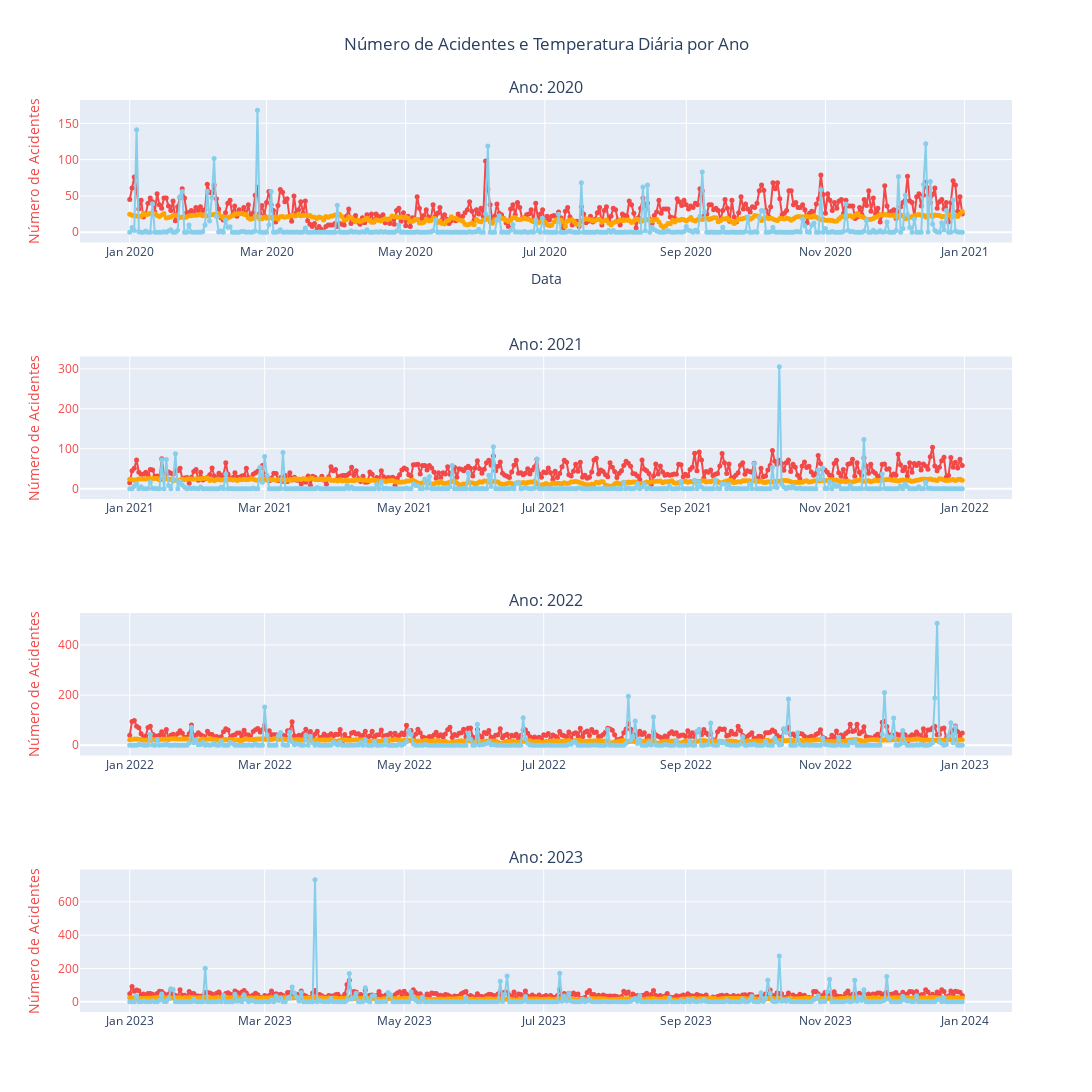

Notebook code for this chart:
### Code cell
import pandas as pd
import plotly.graph_objects as go
from plotly.subplots import make_subplots

# Agregando os dados
acidentes_diarios = acidentes_df.groupby(['Data', 'ano', 'mes']).size().reset_index(name='num_acidentes')
temperatura_diaria = temperatura_latlog_df.groupby(['Data', 'ano', 'mes'])['TEMPERATURA DO AR - BULBO SECO, HORARIA (°C)'].mean().reset_index()
precipitacao_diaria = precipitacao_latlog_df.groupby(['Data', 'ano', 'mes'])['PRECIPITAÇÃO TOTAL, HORÁRIO (mm)'].sum().reset_index()

# Convertendo a coluna 'Data' para datetime
acidentes_diarios['Data'] = pd.to_datetime(acidentes_diarios['Data'])
temperatura_diaria['Data'] = pd.to_datetime(temperatura_diaria['Data'])
precipitacao_diaria['Data'] = pd.to_datetime(precipitacao_diaria['Data'])

# Unindo os DataFrames
df_consolidado = pd.merge(acidentes_diarios, temperatura_diaria, on=['Data', 'ano', 'mes'], how='inner')
df_consolidado = pd.merge(df_consolidado, precipitacao_diaria, on=['Data', 'ano', 'mes'], how='inner')

# Lista de anos únicos
anos = df_consolidado['ano'].unique()

# Criando subplots com um gráfico por ano
fig = make_subplots(rows=len(anos), cols=1, 
                    subplot_titles=[f"Ano: {ano}" for ano in anos])

# Adicionando dados ao gráfico
for i, ano in enumerate(anos, start=1):
    dados_ano = df_consolidado[df_consolidado['ano'] == ano]
    
    # Linha para Número de Acidentes
    fig.add_trace(
        go.Scatter(
            x=dados_ano['Data'], 
            y=dados_ano['num_acidentes'], 
            mode='lines+markers',
            name=f"Número de Acidentes ({ano})",
            line=dict(color='#f24847', width=2),
            marker=dict(size=5),
            yaxis="y1",
            hovertemplate=(
                "<b>Data:</b> %{x|%d-%m-%Y}<br>" +
                "<b>Número de Acidentes:</b> %{y}<br>" +
                "<b>Temperatura (°C):</b> %{customdata}<extra></extra>"
            ),
            customdata=dados_ano['TEMPERATURA DO AR - BULBO SECO, HORARIA (°C)']
        ),
        row=i, col=1
    )
    
    # Linha para Precipitação
    fig.add_trace(
        go.Scatter(
            x=dados_ano['Data'], 
            y=dados_ano['TEMPERATURA DO AR - BULBO SECO, HORARIA (°C)'], 
            mode='lines+markers',
            name=f"Temperatura (°C) ({ano})",
            line=dict(color='orange', width=2),
            marker=dict(size=5),
            yaxis="y2",
            hovertemplate=(
                "<b>Data:</b> %{x|%d-%m-%Y}<br>" +
                "<b>Temperatura (°C):</b> %{y}<extra></extra><br>" +
                "<b>Número de Acidentes:</b> %{customdata}" 
            ),
            customdata=dados_ano['num_acidentes']
        ),
        row=i, col=1
    )

    fig.add_trace(
        go.Scatter(
            x=dados_ano['Data'], 
            y=dados_ano['PRECIPITAÇÃO TOTAL, HORÁRIO (mm)'], 
            mode='lines+markers',
            name=f"Precipitação (mm) ({ano})",
            line=dict(color='skyblue', width=2),
            marker=dict(size=5),
            yaxis="y2",
            hovertemplate=(
                "<b>Data:</b> %{x|%d-%m-%Y}<br>" +
                "<b>Precipitação (mm):</b> %{y}<extra></extra><br>" +
                "<b>Número de Acidentes:</b> %{customdata}" 
            ),
            customdata=dados_ano['num_acidentes']
        ),
        row=i, col=1
    )
    
    # Configurando os eixos
    fig.update_yaxes(title_text="Número de Acidentes", titlefont=dict(color='#f24847'), 
                     tickfont=dict(color='#f24847'), row=i, col=1, secondary_y=False)
    fig.update_yaxes(title_text="Temperatura (°C)", titlefont=dict(color='skyblue'), 
                     tickfont=dict(color='skyblue'), row=i, col=1, secondary_y=True)

# Ajustes finais no layout
fig.update_layout(
    height=600 * len(anos),  # Altura dinâmica com base no número de anos
    width=2000,
    title="Número de Acidentes e Temperatura Diária por Ano",
    title_x=0.5,
    showlegend=False,
    xaxis=dict(title="Data"),
)

# Exibir o gráfico
fig.show()

### Figure 1 — Plotly figure (JSON) as saved in the notebook; plotly's stock layout.template omitted (floating-point values rounded to 4 significant figures; data arrays with more than 128 entries replaced by an {"elided": "..."} marker saying what was removed)
{"data": [{"customdata": {"elided": "366 float values"}, "hovertemplate": "<b>Data:</b> %{x|%d-%m-%Y}<br><b>Número de Acidentes:</b> %{y}<br><b>Temperatura (°C):</b> %{customdata}<extra></extra>", "line": {"color": "#f24847", "width": 2}, "marker": {"size": 5}, "mode": "lines+markers", "name": "Número de Acidentes (2020)", "type": "scatter", "x": {"elided": "366 str values"}, "xaxis": "x", "y": {"elided": "366 int values"}, "yaxis": "y"}, {"customdata": {"elided": "366 int values"}, "hovertemplate": "<b>Data:</b> %{x|%d-%m-%Y}<br><b>Temperatura (°C):</b> %{y}<extra></extra><br><b>Número de Acidentes:</b> %{customdata}", "line": {"color": "orange", "width": 2}, "marker": {"size": 5}, "mode": "lines+markers", "name": "Temperatura (°C) (2020)", "type": "scatter", "x": {"elided": "366 str values"}, "xaxis": "x", "y": {"elided": "366 float values"}, "yaxis": "y"}, {"customdata": {"elided": "366 int values"}, "hovertemplate": "<b>Data:</b> %{x|%d-%m-%Y}<br><b>Precipitação (mm):</b> %{y}<extra></extra><br><b>Número de Acidentes:</b> %{customdata}", "line": {"color": "skyblue", "width": 2}, "marker": {"size": 5}, "mode": "lines+markers", "name": "Precipitação (mm) (2020)", "type": "scatter", "x": {"elided": "366 str values"}, "xaxis": "x", "y": {"elided": "366 float values"}, "yaxis": "y"}, {"customdata": {"elided": "365 float values"}, "hovertemplate": "<b>Data:</b> %{x|%d-%m-%Y}<br><b>Número de Acidentes:</b> %{y}<br><b>Temperatura (°C):</b> %{customdata}<extra></extra>", "line": {"color": "#f24847", "width": 2}, "marker": {"size": 5}, "mode": "lines+markers", "name": "Número de Acidentes (2021)", "type": "scatter", "x": {"elided": "365 str values"}, "xaxis": "x2", "y": {"elided": "365 int values"}, "yaxis": "y2"}, {"customdata": {"elided": "365 int values"}, "hovertemplate": "<b>Data:</b> %{x|%d-%m-%Y}<br><b>Temperatura (°C):</b> %{y}<extra></extra><br><b>Número de Acidentes:</b> %{customdata}", "line": {"color": "orange", "width": 2}, "marker": {"size": 5}, "mode": "lines+markers", "name": "Temperatura (°C) (2021)", "type": "scatter", "x": {"elided": "365 str values"}, "xaxis": "x2", "y": {"elided": "365 float values"}, "yaxis": "y2"}, {"customdata": {"elided": "365 int values"}, "hovertemplate": "<b>Data:</b> %{x|%d-%m-%Y}<br><b>Precipitação (mm):</b> %{y}<extra></extra><br><b>Número de Acidentes:</b> %{customdata}", "line": {"color": "skyblue", "width": 2}, "marker": {"size": 5}, "mode": "lines+markers", "name": "Precipitação (mm) (2021)", "type": "scatter", "x": {"elided": "365 str values"}, "xaxis": "x2", "y": {"elided": "365 float values"}, "yaxis": "y2"}, {"customdata": {"elided": "365 float values"}, "hovertemplate": "<b>Data:</b> %{x|%d-%m-%Y}<br><b>Número de Acidentes:</b> %{y}<br><b>Temperatura (°C):</b> %{customdata}<extra></extra>", "line": {"color": "#f24847", "width": 2}, "marker": {"size": 5}, "mode": "lines+markers", "name": "Número de Acidentes (2022)", "type": "scatter", "x": {"elided": "365 str values"}, "xaxis": "x3", "y": {"elided": "365 int values"}, "yaxis": "y3"}, {"customdata": {"elided": "365 int values"}, "hovertemplate": "<b>Data:</b> %{x|%d-%m-%Y}<br><b>Temperatura (°C):</b> %{y}<extra></extra><br><b>Número de Acidentes:</b> %{customdata}", "line": {"color": "orange", "width": 2}, "marker": {"size": 5}, "mode": "lines+markers", "name": "Temperatura (°C) (2022)", "type": "scatter", "x": {"elided": "365 str values"}, "xaxis": "x3", "y": {"elided": "365 float values"}, "yaxis": "y3"}, {"customdata": {"elided": "365 int values"}, "hovertemplate": "<b>Data:</b> %{x|%d-%m-%Y}<br><b>Precipitação (mm):</b> %{y}<extra></extra><br><b>Número de Acidentes:</b> %{customdata}", "line": {"color": "skyblue", "width": 2}, "marker": {"size": 5}, "mode": "lines+markers", "name": "Precipitação (mm) (2022)", "type": "scatter", "x": {"elided": "365 str values"}, "xaxis": "x3", "y": {"elided": "365 float values"}, "yaxis": "y3"}, {"customdata": {"elided": "365 float values"}, "hovertemplate": "<b>Data:</b> %{x|%d-%m-%Y}<br><b>Número de Acidentes:</b> %{y}<br><b>Temperatura (°C):</b> %{customdata}<extra></extra>", "line": {"color": "#f24847", "width": 2}, "marker": {"size": 5}, "mode": "lines+markers", "name": "Número de Acidentes (2023)", "type": "scatter", "x": {"elided": "365 str values"}, "xaxis": "x4", "y": {"elided": "365 int values"}, "yaxis": "y4"}, {"customdata": {"elided": "365 int values"}, "hovertemplate": "<b>Data:</b> %{x|%d-%m-%Y}<br><b>Temperatura (°C):</b> %{y}<extra></extra><br><b>Número de Acidentes:</b> %{customdata}", "line": {"color": "orange", "width": 2}, "marker": {"size": 5}, "mode": "lines+markers", "name": "Temperatura (°C) (2023)", "type": "scatter", "x": {"elided": "365 str values"}, "xaxis": "x4", "y": {"elided": "365 float values"}, "yaxis": "y4"}, {"customdata": {"elided": "365 int values"}, "hovertemplate": "<b>Data:</b> %{x|%d-%m-%Y}<br><b>Precipitação (mm):</b> %{y}<extra></extra><br><b>Número de Acidentes:</b> %{customdata}", "line": {"color": "skyblue", "width": 2}, "marker": {"size": 5}, "mode": "lines+markers", "name": "Precipitação (mm) (2023)", "type": "scatter", "x": {"elided": "365 str values"}, "xaxis": "x4", "y": {"elided": "365 float values"}, "yaxis": "y4"}], "layout": {"annotations": [{"font": {"size": 16}, "showarrow": false, "text": "Ano: 2020", "x": 0.5, "xanchor": "center", "xref": "paper", "y": 1, "yanchor": "bottom", "yref": "paper"}, {"font": {"size": 16}, "showarrow": false, "text": "Ano: 2021", "x": 0.5, "xanchor": "center", "xref": "paper", "y": 0.7188, "yanchor": "bottom", "yref": "paper"}, {"font": {"size": 16}, "showarrow": false, "text": "Ano: 2022", "x": 0.5, "xanchor": "center", "xref": "paper", "y": 0.4375, "yanchor": "bottom", "yref": "paper"}, {"font": {"size": 16}, "showarrow": false, "text": "Ano: 2023", "x": 0.5, "xanchor": "center", "xref": "paper", "y": 0.1562, "yanchor": "bottom", "yref": "paper"}], "height": 2400, "showlegend": false, "title": {"text": "Número de Acidentes e Temperatura Diária por Ano", "x": 0.5}, "width": 2000, "xaxis": {"anchor": "y", "domain": [0, 1], "title": {"text": "Data"}}, "xaxis2": {"anchor": "y2", "domain": [0, 1]}, "xaxis3": {"anchor": "y3", "domain": [0, 1]}, "xaxis4": {"anchor": "y4", "domain": [0, 1]}, "yaxis": {"anchor": "x", "domain": [0.8438, 1], "tickfont": {"color": "#f24847"}, "title": {"font": {"color": "#f24847"}, "text": "Número de Acidentes"}}, "yaxis2": {"anchor": "x2", "domain": [0.5625, 0.7188], "tickfont": {"color": "#f24847"}, "title": {"font": {"color": "#f24847"}, "text": "Número de Acidentes"}}, "yaxis3": {"anchor": "x3", "domain": [0.2812, 0.4375], "tickfont": {"color": "#f24847"}, "title": {"font": {"color": "#f24847"}, "text": "Número de Acidentes"}}, "yaxis4": {"anchor": "x4", "domain": [0, 0.1562], "tickfont": {"color": "#f24847"}, "title": {"font": {"color": "#f24847"}, "text": "Número de Acidentes"}}}}
